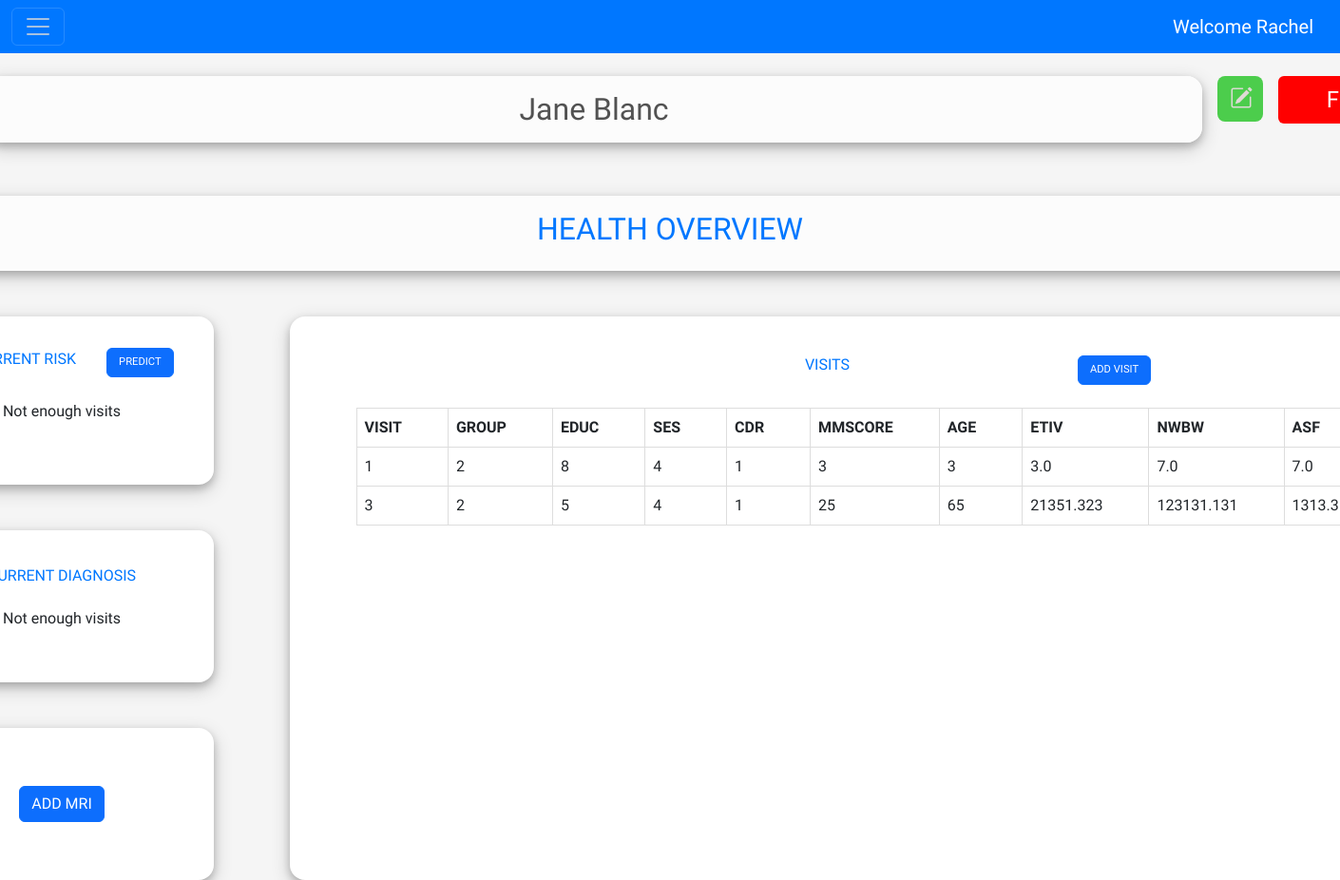
Before: /patient_dashboard/1/19/ with the older database file.
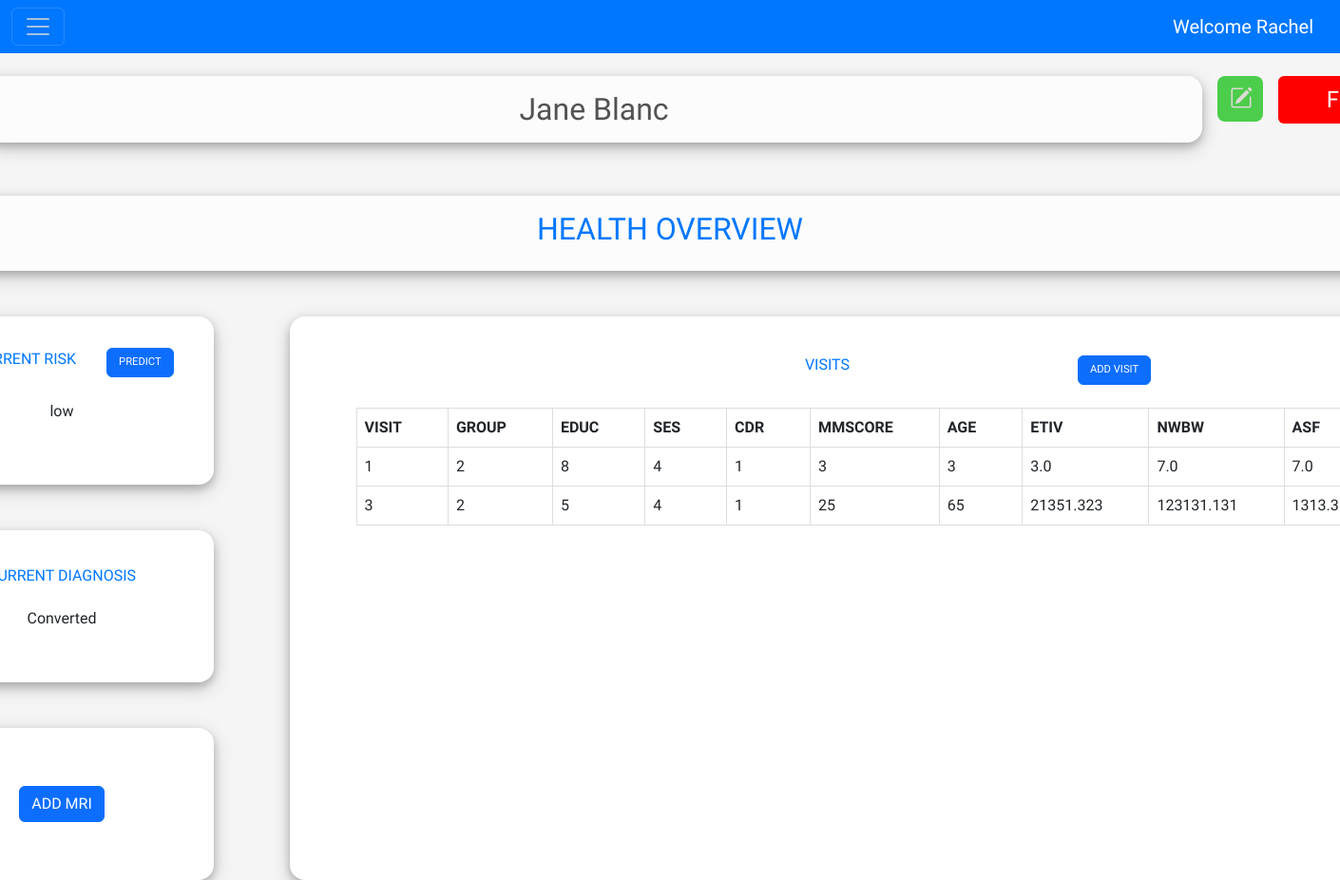
After: the same page with the newer database file.
### api_fyp/apiapp/models.py (models this page shows, shortened)
class UserProfile(models.Model):
    user = models.OneToOneField(User, on_delete= models.CASCADE)
    img = models.ImageField(default='', upload_to='pics_user')

class User(AbstractUser):
    email = models.EmailField(unique = True)

class Patient(models.Model):
    GenderChoices = [
        (0,'Male'),
        (1, 'Female')
    ]
    Dominant_H_Choices = [
        (0,'Right'),
        (1, 'Left')
    ]
    PT_F_NAME = models.CharField(max_length=50, null=True, blank=False)
    PT_LAST_NAME = models.CharField(max_length=50, null=True, blank=False)
    SUBJECT_ID = models.CharField(max_length=50, null=True, blank=False, unique=True)
    GENDER = models.IntegerField(choices=GenderChoices, null=True, blank=False)
    HAND = models.IntegerField(choices=Dominant_H_Choices, null=True, blank=False)
    assigned_to = models.ForeignKey(UserProfile, on_delete=models.CASCADE, related_name= 'assigned_to',null=True, blank=True)
    flagged_by = models.ForeignKey(UserProfile, on_delete=models.CASCADE, related_name= 'flagged_by',null=True, blank=True)

class Visit(models.Model):
    CDR_Choices = [
        (0,'Non Demented'),
        (0.5, 'Very Mild AD'),
        (1, 'Mild AD'),
        (2, 'Moderate AD'),
    ]
    Group_Choices = [
        (0,'Non Demented'),
        (1, 'Demented'),
        (2, 'Converted')
    ]
    GROUP = models.IntegerField(choices=Group_Choices , null=True, blank=False)
    VISIT = models.IntegerField(validators=[MinValueValidator(1), MaxValueValidator(5)],null=True, blank=False)
    EDUCATION = models.IntegerField(validators=[MinValueValidator(1), MaxValueValidator(100)],null=True, blank=False)
    SES = models.IntegerField(validators=[MinValueValidator(1), MaxValueValidator(5)],null=True, blank=False)
    CDR = models.IntegerField(choices=CDR_Choices, null=True, blank=False)
    MMSCORE = models.IntegerField(validators=[MinValueValidator(0), MaxValueValidator(30)],null=True, blank=False)
    AGE = models.IntegerField(validators=[MinValueValidator(0)],null=True, blank=False)
    ETIV = models.FloatField(validators=[MinValueValidator(0)],null=True, blank=False)
    NWBV = models.FloatField(validators=[MinValueValidator(0)],null=True, blank=False)
    ASF = models.FloatField(validators=[MinValueValidator(0)],null=True, blank=False)
    patient = models.ForeignKey(Patient, on_delete=models.CASCADE, related_name= 'visits',null=False, blank=True)

class Prediction(models.Model):
    patient = models.ForeignKey(Patient, on_delete=models.CASCADE, related_name= 'prediction',null=True, blank=True)
    Prediction_Result = models.JSONField(null=True, blank=True)
    Risk_prediction = models.CharField(max_length =100,null=True, blank =True)
    DATE_PREDICTED = models.DateTimeField(null=True, blank=False)

### api_fyp/apiapp/views.py (the view, shortened to what this page needs)
# urls.py: path("patient_dashboard/<int:pk>/<int:p_pk>/", views.patient_dashboard, name = "patient_dashboard"),
def patient_dashboard(request, pk , p_pk):
    patient_info = get_object_or_404(Patient, id=p_pk)
    user_info = get_object_or_404(UserProfile, id=pk)
    patient_visits = Visit.objects.filter(patient = patient_info).order_by('VISIT')
    prediction_patient = Prediction.objects.filter(patient = patient_info).order_by('DATE_PREDICTED').last()
    current_diagnosis = Visit.objects.filter(patient = patient_info).order_by('VISIT').last()
    if request.method == 'GET':
        form = create_visit()
        if request.headers.get('X-Requested-With')== 'XMLHttpRequest' and request.GET.get('action') == 'get_form':
            form_b = render_to_string('patient_dashboard.html', {'form':form}, request)
            return JsonResponse({'form': form_b})
        return render(request, 'patient_dashboard.html', {'form': form,'patient_info': patient_info,'user_info': user_info,'patient_visits': patient_visits ,"predictions": prediction_patient,"current_diagnosis":current_diagnosis})

### api_fyp/apiapp/templates/patient_dashboard.html (shortened to what this page needs)
{% extends 'base.html' %}
{% block content %}
<div class="patient_dash">
    <div class="patient">
        <h1 id="patient_name"> {{ patient_info.PT_F_NAME }}  {{ patient_info.PT_LAST_NAME }}</h1>
        <a href="" id = "edit_button" data-bs-toggle="modal"  data-bs-target="#Modal_edit_patient" class="btn">
            <i class="bi bi-pencil-square" style=" filter: invert(1);"></i>
        </a>
        <a href="{%url 'patient_flag' pk=patient_info.id %}" class="btn" id="flag">FLAG</a>
    </div>
    <br></br>
    <div class="title">
        <h2 id="title"> HEALTH OVERVIEW</h2>
    </div>
    <br></br>
    <div class="container" >
        <div class="container2">
            <div  class = "container_risk">
                <div class="prediction_title">
                    <div>
                        <h3>AD CURRENT RISK</h3>
                    </div>
                    <div>
                        <a href="{%url 'prediction_view' pk=user_info.id p_pk=patient_info.id %}" class="btn btn-primary" id="predictor">PREDICT</a>
                    </div>
                </div>
                <div class="risk_prediction">
                    {%if predictions%}
                    <p>{{predictions.Risk_prediction}}</p>
                    {%else%}
                    <p>Not enough visits</p>
                    {%endif%}
                </div>
            </div>
            <br></br>
            <div class = "container_diag">
                <div>
                    <h3>CURRENT DIAGNOSIS</h3>
                </div>
                <div class="Diagnoisis">
                    {%if predictions%}
                    <p>{{current_diagnosis.get_GROUP_display}}</p>
                    {%else%}
                    <p>Not enough visits</p>
                    {%endif%}
                </div>
            </div>
            <br></br>
            <div class = "container_MRI">
                <div class="mri">
                    <a id = "add_mri" href="{% url 'add_img' pk=user_info.pk  p_pk=patient_info.id %}" data-bs-toggle="modal"  data-bs-target="#Modal_add_img" class="btn btn-primary">ADD MRI</a>
                </div>
            </div>
        </div>
        <div  class = "container_visits">
            <div class = "visit_header">
                <div>
                    <h3>VISITS</h3>
                </div>
                <div>
                    <a id = "add_patient" href="{% url 'patient_dashboard' pk=user_info.pk  p_pk=patient_info.id %}" data-bs-toggle="modal"  data-bs-target="#Modal_add_visit" class="btn btn-primary">ADD VISIT</a>
            </div>
            </div>
            <div class="visits">
                <table>
                    <thead>
                        <tr>
                            <th scope="col">VISIT</th>
                            <th scope="col">GROUP</th>
                            <th scope="col">EDUC</th>
                            <th scope="col">SES</th>
                            <th scope="col">CDR</th>
                            <th scope="col">MMSCORE</th>
                            <th scope="col">AGE</th>
                            <th scope="col">ETIV</th>
                            <th scope="col">NWBW</th>
                            <th scope="col">ASF</th>
                        </tr>
                    </thead>
                    <tbody>
                        {% for visit in patient_visits %}
                        <tr>
                            <td>{{visit.VISIT}}</td>
                            <td>{{visit.GROUP}}</td>
                            <td>{{visit.EDUCATION}}</td>
                            <td>{{visit.SES}}</td>
                            <td>{{visit.CDR}}</td>
                            <td>{{visit.MMSCORE}}</td>
                            <td>{{visit.AGE}}</td>
                            <td>{{visit.ETIV}}</td>
                            <td>{{visit.NWBV}}</td>
                            <td>{{visit.ASF}}</td>
                        </tr>
                        {% endfor %}
                    </tbody>
                   </table>
                </div>
            </div>
        </div>
        </div>
    </div>
{% endblock%}

### api_fyp/apiapp/templates/base.html (shortened to what this page needs)
<!doctype html>
<html lang="en">
  <head>
    <link href ="https://cdn.jsdelivr.net/npm/bootstrap@5.3.5/dist/css/bootstrap.min.css" rel="stylesheet">
    <link href ="https://cdn.jsdelivr.net/npm/bootstrap@5.3.0/dist/css/bootstrap.min.css" rel="stylesheet">
    <link rel ="stylesheet"href="https://cdn.jsdelivr.net/npm/bootstrap-icons@1.11.3/font/bootstrap-icons.min.css">
  </head>
  <body class = "main_container" >
        {% include 'nav.html' %}
        <br/>
    <div class="container">
        {% block content %}
        {% endblock %}
  </body>
  </html>

### api_fyp/apiapp/templates/Nav.html (shortened to what this page needs)
<nav class="navbar"  style = "background-color: #0077ff;" >
    <div class="container-fluid">
      <button style="filter:invert(1);"class="navbar-toggler" type="button" data-bs-toggle="offcanvas" data-bs-target="#offcanvasNavbar" aria-controls="offcanvasNavbar"  aria-label="Toggle navigation" >
        <span class="navbar-toggler-icon"></span>
      </button>
      <a  style="color: white;" class="navbar-brand" href="#">Welcome {{ user_info.user.first_name }} </a>
    </div>
  </nav>

### api_fyp/apiapp/templates/patient_dashboard.html (style rules this page uses)
table { max-width: 30rem; overflow: scroll; }
#patient_name { box-shadow: 0 4px 8px 0 rgba(0, 0, 0, 0.2), 0 6px 20px 0 rgba(0, 0, 0, 0.19); }
.container_diag { gap:1rem; padding: 1rem; display:flex; align-items: center; flex-direction:column; min-width: 10rem; min-height: 10rem; justify-content : center ; border: 0.05rem solid rgba(0, 0, 0, 0); border-radius: 1rem; overflow: hidden; box-shadow: 0 4px 8px 0 rgba(0, 0, 0, 0.2), 0 6px 20px 0 rgba(0, 0, 0, 0.19); background-color: white; }
.patient { display: flex; justify-content: space-between; }
.patient_dash { min-width: 100rem; }
.title { color: #0077ff; border-radius: 1rem; padding: 1rem; width: 100%; display: flex; justify-content:center; background-color: rgba(255, 255, 255, 0.77); align-items: center; box-shadow: 0 4px 8px 0 rgba(0, 0, 0, 0.2), 0 6px 20px 0 rgba(0, 0, 0, 0.19); }
h1 { font-size: 2rem; overflow: hidden; background-color: rgba(255, 255, 255, 0.77); color: rgb(82, 82, 82); border-radius: 1rem; padding: 1rem; width: 80%; display: flex; justify-content: center; }
h2 { font-size: 2rem; overflow: hidden; }
#flag { width: 10%; height: 20%; font-size: 1.5rem; background-color: red; color: white; display: flex; justify-content: center; }
h3 { font-size: 1rem; display:flex; align-items: center; color: #0077ff; }
#edit_button { background-color:rgba(0, 187, 0, 0.69); width: 3rem ; height: 3rem; font-size: 1.5rem; border-radius: 0.5rem; display: flex; align-items: center; }
.container { display: flex; flex-direction: row; justify-content: space-between; gap: 5rem; }
.container2 { display:flex; justify-content: space-between; flex-direction: column; }
.container_risk { box-shadow: 0 4px 8px 0 rgba(0, 0, 0, 0.2), 0 6px 20px 0 rgba(0, 0, 0, 0.19); padding: 1rem; display:flex; align-items: center; flex-direction:column; min-width: 20rem; min-height: 10rem; justify-content : center ; border: 0.05rem solid rgba(0, 0, 0, 0); border-radius: 1rem; overflow: hidden; background-color: white; }
.container_MRI { box-shadow: 0 4px 8px 0 rgba(0, 0, 0, 0.2), 0 6px 20px 0 rgba(0, 0, 0, 0.19); padding: 1rem; display:flex; align-items: center; flex-direction:column; min-width: 20rem; min-height: 10rem; justify-content : center ; border: 0.05rem solid rgba(0, 0, 0, 0); border-radius: 1rem; overflow: hidden; background-color: white; }
.prediction_title { padding: 1rem; display:flex; align-items: center; flex-direction:row; gap: 2rem; }
#predictor { font-size: 0.7rem; }
.risk_prediction { position:relative; width: 80%; height: 4rem; margin:0.5rem auto; display:flex; align-items: center; flex-direction:column; }
.container_visits { padding: 1rem; display:flex; align-items: center; flex-direction:column; min-width: 75rem; min-height: 35rem; justify-content : center ; border: 0.05rem solid rgba(0, 0, 0, 0); border-radius: 1rem; overflow-x: scroll; overflow-x: hidden; background-color: white; box-shadow: 0 4px 8px 0 rgba(0, 0, 0, 0.2), 0 6px 20px 0 rgba(0, 0, 0, 0.19); }
.visit_header { padding: 0.5rem 3rem 0.5rem 0.5rem; position:relative; top: -13rem; left:9rem; display:flex; justify-content:center; flex-direction: row; gap:15rem; }
#add_patient { font-size: 0.7rem; }
.visits { position:relative; width: 80%; max-width: 80%; height: 4rem; right: 4rem; top: -12rem; text-overflow: ellipsis; }
table, tr, td, th { border: 1px solid #ddd; padding: 0.5rem 3rem 0.5rem 0.5rem; }

### api_fyp/apiapp/templates/base.html (style rules this page uses)
.main_container,.container { font-family: "Work Sans", sans-serif; }
.main_container { background-color: rgba(182, 182, 182, 0.124); }
.container { display: flex; justify-content:center; }

Changed rows visible on the page:
added Prediction: Risk_prediction "low"
shown differently, row unchanged: Visit: GROUP (not shown) → "Converted"
Other visible differences:
text no longer shown: "Not enough visits Not enough visits"
